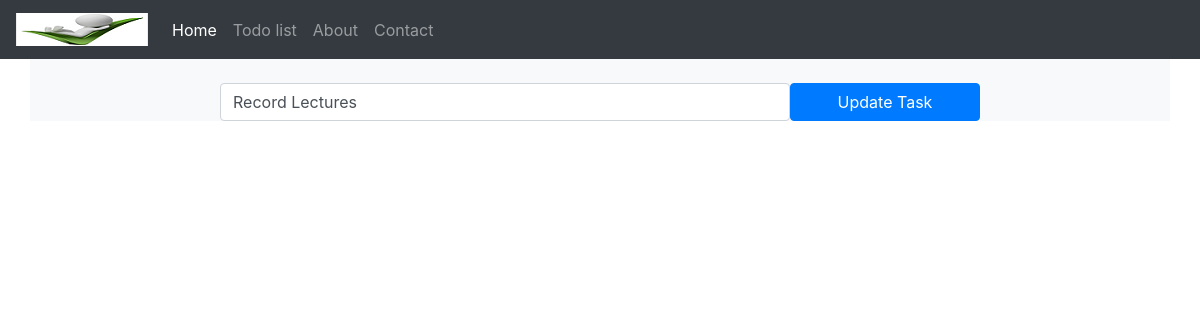
The page /todolist/edit/1 on the database as committed earlier.
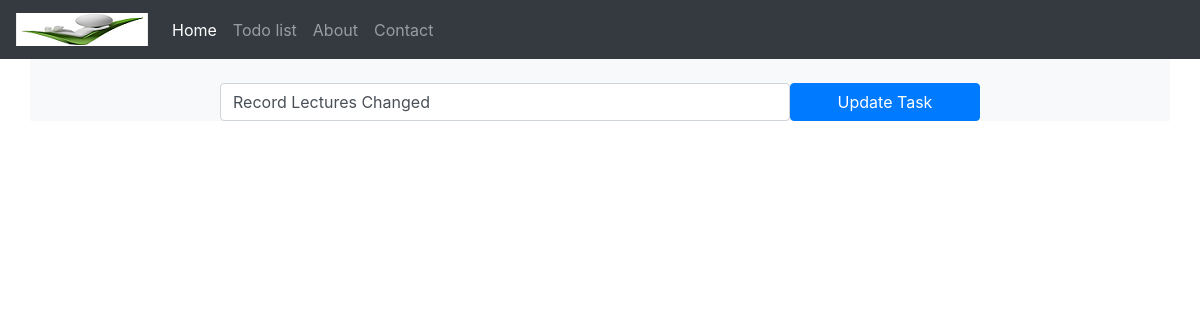
The same page on the database as committed later.
### todolist_app/models.py (models this page shows, shortened)
class TaskList(models.Model):
    task = models.CharField(max_length = 300)
    done = models.BooleanField(default = False)

### todolist_app/views.py (the view)
# urls.py: path('edit/<task_id>', views.edit_task, name="edit_task"),
def edit_task(request, task_id):
    if request.method == "POST":
        task = TaskList.objects.get(pk=task_id)
        form = TaskForm(request.POST or None, instance = task)
        if form.is_valid():
            form.save()
        messages.success(request, ("Task Edited Successfully !"))
        return redirect('todolist')
    else:
        task_obj = TaskList.objects.get(pk=task_id)
        return render(request, 'edit.html', { 'task_obj' : task_obj })

### todolist_app/templates/edit.html (shortened to what this page needs)
{% extends 'base.html' %}
{% block content %}
  <br/>
  <form method="POST" class="row">
    <label class="col-md-2"></label>
    <input type="text" class="form-control col-md-6" name="task" placeholder="{{task_obj.task}}" value="{{task_obj.task}}">
    <button type="submit" class="btn btn-primary col-md-2">Update Task</button>
  </form>
{% endblock content %}

Rows that differ between the two databases and show on the page:
changed TaskList: task "Record Lectures" → "Record Lectures Changed"
